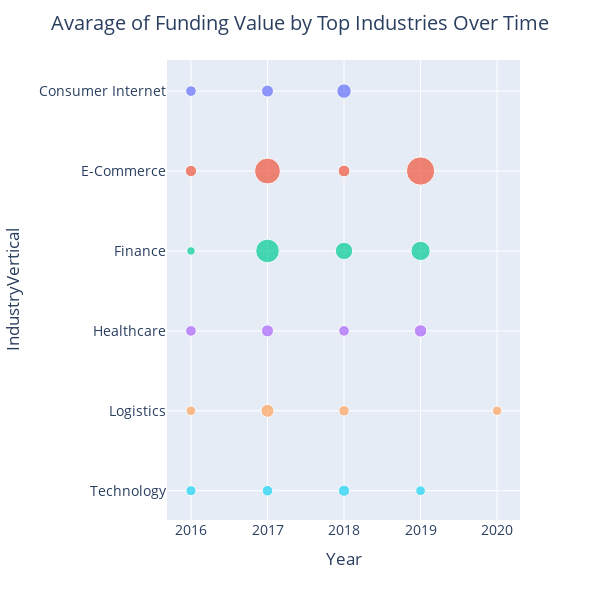

The code cell stored with this chart in its notebook:
### Code cell
# Clean and prepare data
values_to_use = ["Consumer Internet", "Technology", "E-Commerce", "Healthcare", "Finance", "Logistics"]
temp_df = df.groupby(["industry_vertical", "year"])['amount_USD'].agg(["size", "mean"]).reset_index()
temp_df = temp_df[temp_df["industry_vertical"].isin(values_to_use)]
temp_df = temp_df[temp_df["year"] != 2015]
temp_df.columns = ["IndustryVertical", "Year", "Count", "Mean"]

# Create the scatter plot
fig = px.scatter(temp_df, x="Year", y="IndustryVertical", color='IndustryVertical', size="Mean")

# Update layout
layout = go.Layout(
    title=go.layout.Title(
        text="Average of Funding Value by Top Industries Over Time",
        x=0.5
    ),
    font=dict(size=14),
    width=600,
    height=600,
    showlegend=False
)
fig.update_layout(layout)

# Show plot
fig.show()

### Figure 1 — Plotly figure (JSON) as saved in the notebook; plotly's stock layout.template omitted (floating-point values rounded to 4 significant figures)
{"data": [{"hovertemplate": "IndustryVertical=%{y}<br>Year=%{x}<br>Mean=%{marker.size}<extra></extra>", "legendgroup": "Consumer Internet", "marker": {"color": "#636efa", "size": [11560000.0, 14660000.0, 21270000.0], "sizemode": "area", "sizeref": 202900.0, "symbol": "circle"}, "mode": "markers", "name": "Consumer Internet", "orientation": "h", "showlegend": true, "type": "scatter", "x": [2016, 2017, 2018], "xaxis": "x", "y": ["Consumer Internet", "Consumer Internet", "Consumer Internet"], "yaxis": "y"}, {"hovertemplate": "IndustryVertical=%{y}<br>Year=%{x}<br>Mean=%{marker.size}<extra></extra>", "legendgroup": "E-Commerce", "marker": {"color": "#EF553B", "size": [12970000.0, 67850000.0, 14060000.0, 81170000.0], "sizemode": "area", "sizeref": 202900.0, "symbol": "circle"}, "mode": "markers", "name": "E-Commerce", "orientation": "h", "showlegend": true, "type": "scatter", "x": [2016, 2017, 2018, 2019], "xaxis": "x", "y": ["E-Commerce", "E-Commerce", "E-Commerce", "E-Commerce"], "yaxis": "y"}, {"hovertemplate": "IndustryVertical=%{y}<br>Year=%{x}<br>Mean=%{marker.size}<extra></extra>", "legendgroup": "Finance", "marker": {"color": "#00cc96", "size": [7161000.0, 56750000.0, 30870000.0, 37987500], "sizemode": "area", "sizeref": 202900.0, "symbol": "circle"}, "mode": "markers", "name": "Finance", "orientation": "h", "showlegend": true, "type": "scatter", "x": [2016, 2017, 2018, 2019], "xaxis": "x", "y": ["Finance", "Finance", "Finance", "Finance"], "yaxis": "y"}, {"hovertemplate": "IndustryVertical=%{y}<br>Year=%{x}<br>Mean=%{marker.size}<extra></extra>", "legendgroup": "Healthcare", "marker": {"color": "#ab63fa", "size": [11590000.0, 14870000.0, 11560000.0, 15800000], "sizemode": "area", "sizeref": 202900.0, "symbol": "circle"}, "mode": "markers", "name": "Healthcare", "orientation": "h", "showlegend": true, "type": "scatter", "x": [2016, 2017, 2018, 2019], "xaxis": "x", "y": ["Healthcare", "Healthcare", "Healthcare", "Healthcare"], "yaxis": "y"}, {"hovertemplate": "IndustryVertical=%{y}<br>Year=%{x}<br>Mean=%{marker.size}<extra></extra>", "legendgroup": "Logistics", "marker": {"color": "#FFA15A", "size": [9295000.0, 17140000.0, 11000000, 9000000], "sizemode": "area", "sizeref": 202900.0, "symbol": "circle"}, "mode": "markers", "name": "Logistics", "orientation": "h", "showlegend": true, "type": "scatter", "x": [2016, 2017, 2018, 2020], "xaxis": "x", "y": ["Logistics", "Logistics", "Logistics", "Logistics"], "yaxis": "y"}, {"hovertemplate": "IndustryVertical=%{y}<br>Year=%{x}<br>Mean=%{marker.size}<extra></extra>", "legendgroup": "Technology", "marker": {"color": "#19d3f3", "size": [10380000.0, 11350000.0, 12810000.0, 9667000.0], "sizemode": "area", "sizeref": 202900.0, "symbol": "circle"}, "mode": "markers", "name": "Technology", "orientation": "h", "showlegend": true, "type": "scatter", "x": [2016, 2017, 2018, 2019], "xaxis": "x", "y": ["Technology", "Technology", "Technology", "Technology"], "yaxis": "y"}], "layout": {"font": {"size": 14}, "height": 600, "legend": {"itemsizing": "constant", "title": {"text": "IndustryVertical"}, "tracegroupgap": 0}, "margin": {"t": 60}, "showlegend": false, "title": {"text": "Avarage of Funding Value by Top Industries Over Time", "x": 0.5}, "width": 600, "xaxis": {"anchor": "y", "domain": [0, 1], "title": {"text": "Year"}}, "yaxis": {"anchor": "x", "categoryarray": ["Technology", "Logistics", "Healthcare", "Finance", "E-Commerce", "Consumer Internet"], "categoryorder": "array", "domain": [0, 1], "title": {"text": "IndustryVertical"}}}}
